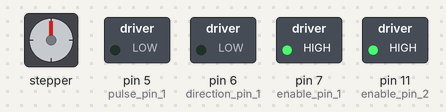
A sketch run on a simulated Arduino Uno, built with avr-gcc and run on an emulated ATmega328P. Parts: stepper motor, switched loads named in the sketch (green lamp = pin HIGH). Stepper angles assume 200 steps per turn; pins used as bus, display or sensor lines are not drawn.

Above: at 0.15 s.
At 6.1 s:
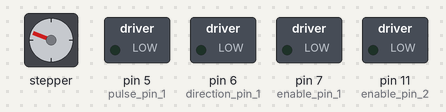
At 10.1 s:
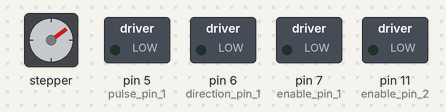
At 18.1 s:
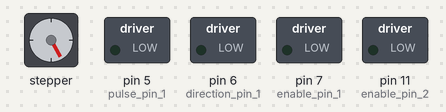
At 26.1 s:
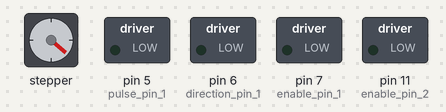
At 38.1 s:
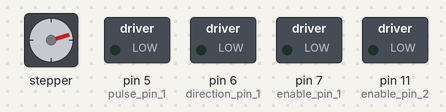
Timing chart, 0 to 39.6 s (numbered marks = the images above):
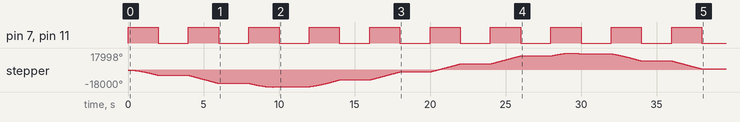

Measured:
- by itself, pin 7 (enable_pin_1), pin 11 (enable_pin_2): alternates HIGH for 2.0 s and LOW for 2.0 s
- by itself, stepper: turns 5651° counter-clockwise in 2.0 s, then 8458° counter-clockwise in 2.0 s, then 3891° counter-clockwise in 1.6 s, then 414° clockwise in 0.39 s, and so on

The sketch:

Kinematik_hin_und_her_dynamiktest_nach_Zeit.ino
```cpp
#include <AccelStepper.h>

//define Arduino pin assignments

// pins of driver 1 (stepper 1)
#define power_pin_1 4 // Power (5V) pin of driver 1
#define pulse_pin_1 5 // Pulse pin of driver 1
#define direction_pin_1 6 // Direction pin of driver 1
#define enable_pin_1 7 // Enable pin of driver 1

// pins of driver 2 (stepper 2)
#define power_pin_2 8 // Power (5V) pin of driver 2
#define pulse_pin_2 9 // Pulse pin of driver 2
#define direction_pin_2 10 // Direction pin of driver 2
#define enable_pin_2 11 // Enable pin of driver 2

// Define two steppers of type driver
AccelStepper stepper1(AccelStepper::DRIVER, pulse_pin_1, direction_pin_1);
AccelStepper stepper2(AccelStepper::DRIVER, pulse_pin_2, direction_pin_2);

// define steppers max speed and acceleration (max 20 rev/s for Arduino UNO)
float max_speed_rev_sec = 20; // Maximum speed in revolution/second
float max_speed_steps_second = max_speed_rev_sec*200; // Maximum speed in revolution/second, due to 200 steps per revolution by motor
float acceleration_rev_sec_square = 15; // Acceleration in revolution/squaresecond
float acceleration_steps_second_square = acceleration_rev_sec_square*200; // Acceleration in steps/squaresecond due to 200 steps per revolution by motor


int pos1 = 10000;
int pos2 = 10000;
unsigned long last_millis = 0;
unsigned int interval = 2000;


void setup()
{
  // Define pins as output
  pinMode(power_pin_1, OUTPUT);
  pinMode(pulse_pin_1, OUTPUT);
  pinMode(direction_pin_1, OUTPUT);
  pinMode(enable_pin_1, OUTPUT);
  pinMode(power_pin_2, OUTPUT);
  pinMode(pulse_pin_2, OUTPUT);
  pinMode(direction_pin_2, OUTPUT);
  pinMode(enable_pin_2, OUTPUT);

  // Activate drivers
  digitalWrite(power_pin_1, HIGH);
  digitalWrite(power_pin_2, HIGH);
  digitalWrite(enable_pin_1, HIGH);
  digitalWrite(enable_pin_2, HIGH);

  stepper1.setMaxSpeed(max_speed_steps_second);
  stepper1.setAcceleration(acceleration_steps_second_square);
  stepper2.setMaxSpeed(max_speed_steps_second);
  stepper2.setAcceleration(acceleration_steps_second_square);
}

void loop()
{
  unsigned long current_millis = millis();

  if (stepper2.distanceToGo() == 0){
    pos2 = -pos2;
    stepper2.moveTo(pos2);
  }

  if(current_millis - last_millis >= 2*interval){
    last_millis = current_millis;
    digitalWrite(enable_pin_1, HIGH);
    digitalWrite(enable_pin_2, HIGH);
  }
  if(current_millis - last_millis < interval){
    stepper2.run();
  }
  else {
  digitalWrite(enable_pin_1, LOW);
  digitalWrite(enable_pin_2, LOW);
  }
}
```
